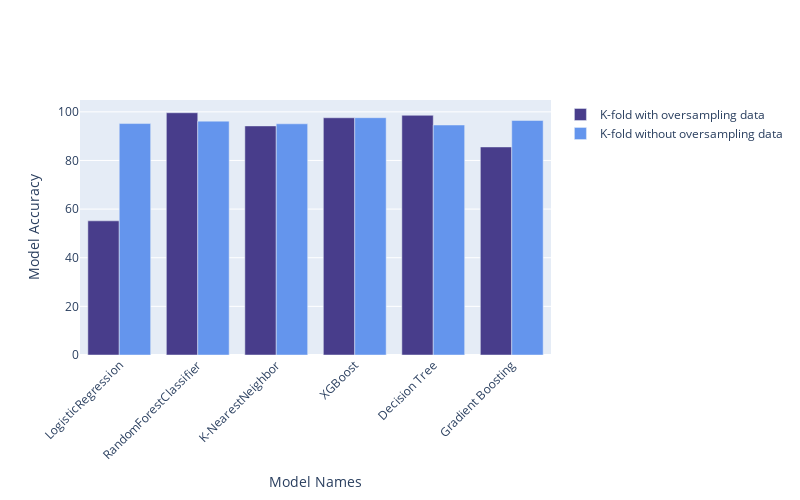

The notebook cell saved with this chart:
### Markdown cell above
K-fold cross validation accuracy plot using oversampled data and without oversampled data

### Code cell
import plotly.graph_objects as go

models = ['LogisticRegression', 'RandomForestClassifier','K-NearestNeighbor','XGBoost','Decision Tree','Gradient Boosting','CART']

fig = go.Figure()
fig.add_trace(go.Bar(
    x=models,
    y=[55.17, 99.62, 94.21,97.55,98.57,85.56],
    name='K-fold with oversampling data',
    marker_color='darkslateblue'
))
fig.add_trace(go.Bar(
    x=models,
    y=[95.18, 96.17, 95.07,97.59,94.58,96.44],
    name='K-fold without oversampling data',
    marker_color='cornflowerblue'))

# Here we modify the tickangle of the xaxis, resulting in rotated labels.
fig.update_layout(barmode='group', xaxis_tickangle=-45)
fig.update_xaxes(title_text="Model Names")
fig.update_yaxes(title_text="Model Accuracy")
#fig.update_traces(texttemplate=y%,textposition='outside')
#fig.update_layout(title_text = "Train and Test accuracy")
fig.update_layout(
    autosize=False,
    width=800,
    height=500)
fig.update_yaxes(automargin=True)
fig.show()

### Figure 1 — Plotly figure (JSON) as saved in the notebook; plotly's stock layout.template omitted (floating-point values rounded to 4 significant figures)
{"data": [{"marker": {"color": "darkslateblue"}, "name": "K-fold with oversampling data", "type": "bar", "x": ["LogisticRegression", "RandomForestClassifier", "K-NearestNeighbor", "XGBoost", "Decision Tree", "Gradient Boosting", "CART"], "y": [55.17, 99.62, 94.21, 97.55, 98.57, 85.56]}, {"marker": {"color": "cornflowerblue"}, "name": "K-fold without oversampling data", "type": "bar", "x": ["LogisticRegression", "RandomForestClassifier", "K-NearestNeighbor", "XGBoost", "Decision Tree", "Gradient Boosting", "CART"], "y": [95.18, 96.17, 95.07, 97.59, 94.58, 96.44]}], "layout": {"autosize": false, "barmode": "group", "height": 500, "width": 800, "xaxis": {"tickangle": -45, "title": {"text": "Model Names"}}, "yaxis": {"automargin": true, "title": {"text": "Model Accuracy"}}}}
